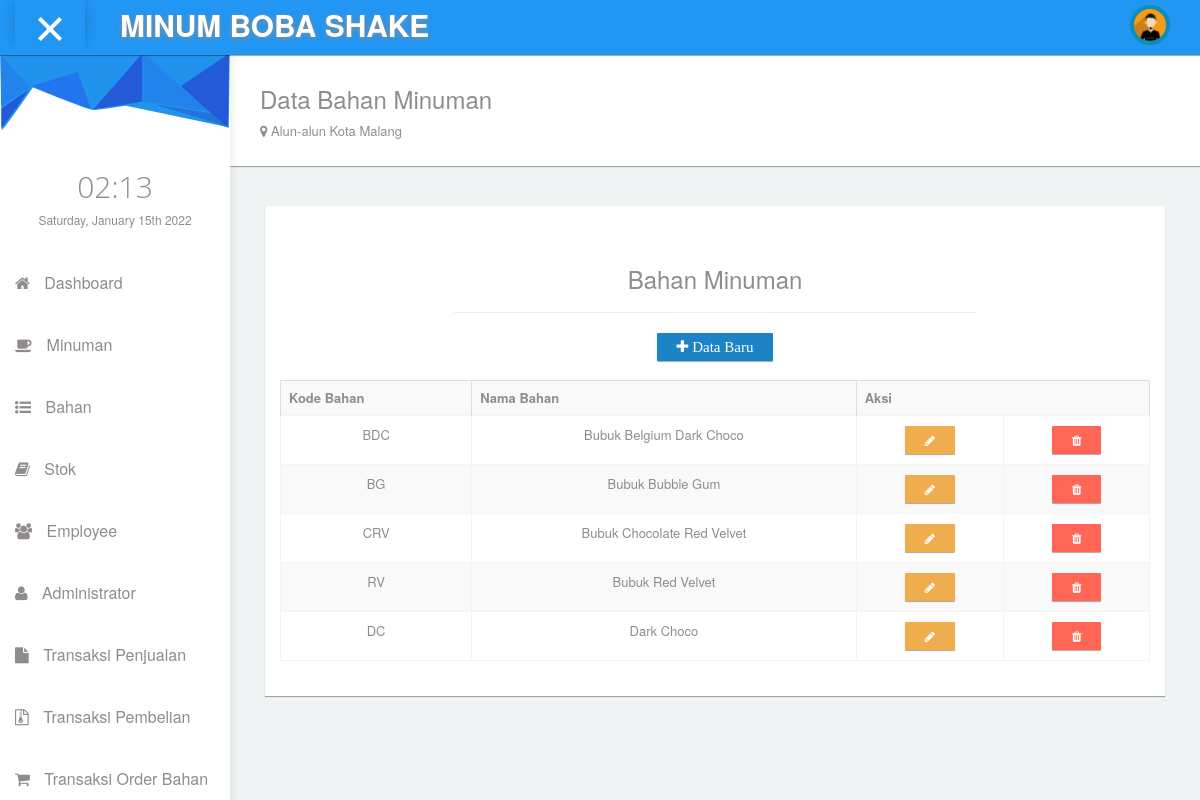
The page /adm_bahan.php on the database its author committed.
### tables this page shows
CREATE TABLE `bahan` (
  `kode_bahan` varchar(10) NOT NULL,
  `nama_bahan` varchar(50) NOT NULL
);

### adm_bahan.php (the view, shortened to what this page needs)
<!DOCTYPE html>
<html lang="en">
<head>
    <link rel="stylesheet" type="text/css" href="asset/css/bootstrap.min.css">
      <link rel="stylesheet" type="text/css" href="asset/css/plugins/font-awesome.min.css"/>
      <link rel="stylesheet" type="text/css" href="asset/css/plugins/simple-line-icons.css"/>
      <link rel="stylesheet" type="text/css" href="asset/css/plugins/animate.min.css"/>
      <link rel="stylesheet" type="text/css" href="asset/css/plugins/fullcalendar.min.css"/>
  <link href="asset/css/style.css" rel="stylesheet">
  </head>
 <body id="mimin" class="dashboard">
        <nav class="navbar navbar-default header navbar-fixed-top">
          <div class="col-md-12 nav-wrapper">
            <div class="navbar-header" style="width:100%;">
              <div class="opener-left-menu is-open">
                <span class="bottom"></span>
              </div>
                <a href="index.html" class="navbar-brand">
                 <b>MINUM BOBA SHAKE</b>
                </a>
              <ul class="nav navbar-nav navbar-right user-nav">
                <li class="user-name"><span><?php echo $_SESSION['nama_user'];?></span></li>
                  <li class="dropdown avatar-dropdown">
                   <img src="asset/img/avatar.jpg" class="img-circle avatar" alt="user name" data-toggle="dropdown" aria-haspopup="true" aria-expanded="true"/>
                </li>
                <li ><a href="#"></a></li>
              </ul>
            </div>
          </div>
        </nav>
      <div class="container-fluid mimin-wrapper">
             <div id="left-menu">
              <div class="sub-left-menu scroll">
                <ul class="nav nav-list">
                    <li><div class="left-bg"></div></li>
                    <li class="time">
                      <h1 class="animated fadeInLeft">21:00</h1>
                      <p class="animated fadeInRight">Sat,October 1st 2029</p>
                    </li>
                     <li><a href="adm_dash.php" class="tree-toggle nav-header"><span class="fa-home fa"></span> Dashboard</a></li>
                     <li><a href="adm_minum.php"><span class="fa-coffee fa"></span> Minuman</a></li>
                    <li><a href="adm_bahan.php"><span class="fa-list-ul fa"></span> Bahan</a></li>
                    <li><a href="adm_stok.php"><span class="fa-book fa"></span> Stok</a></li>
                    <li><a href="adm_user.php"><span class="fa-users fa"></span> Employee</a></li>
                    <li><a href="adm_adm.php"><span class="fa-user fa"></span> Administrator</a></li>
                    <li><a href="adm_jual.php"><span class="fa-file fa"></span> Transaksi Penjualan</a></li>
                    <li><a href="adm_beli.php"><span class="fa-file-archive-o fa"></span> Transaksi Pembelian</a></li>
                    <li><a href="adm_orderan.php"><span class="fa-shopping-cart fa"></span> Transaksi Order Bahan</a></li>
                  </ul>
                </div>
            </div>
            <div id="content">
                <div class="panel">
                  <div class="panel-body">
                      <div class="col-md-6 col-sm-12">
                        <h3 class="animated fadeInLeft">Data Bahan Minuman</h3>
                        <p class="animated fadeInDown"><span class="fa  fa-map-marker"></span> Alun-alun Kota Malang</p>
                    </div>
                  </div>
                </div>
                <div class="col-md-12" style="padding:20px;">
                    <div class="col-md-12 padding-0">
                        <div class="col-md-12 padding-0">
                            <div class="col-md-12 padding-0">
                                <div class="col-md-12">
                                    <div class="panel box-v1">
                                      <div class="panel-body text-center">
                                        <h3>Bahan Minuman</h3>
                                        <hr/>
                                        <center><a href="adm_c_bahan.php" class="btn btn-primary btn-sm"><span class="fa fa-plus" style="font-size: 15px;">  Data Baru</span></a></center>
                                        <br>
                                        <table class="table table-bordered table-striped">
                                          <tr>
                                            <th>Kode Bahan</th>
                                            <th>Nama Bahan</th>
                                            <th colspan="2">Aksi</th>
                                          </tr>
                                          <?php
                                            include 'koneksi.php';
                                            $data = mysqli_query($konek, "SELECT * from bahan order by nama_bahan asc");
                                            while ($d = mysqli_fetch_array($data)) {
                                          ?>
                                            <tr>
                                              <td><?php echo $d['kode_bahan']; ?></td>
                                              <td><?php echo $d['nama_bahan']; ?></td>
                                              <td>
                                              <a href="adm_ub_bahan.php?kode_bahan=<?php echo $d['kode_bahan']; ?>" class="btn btn-warning btn-sm"><span class="fa fa-pencil"></span></a>
                                              </td>
                                              <td>
                                              <a href="adm_h_bahan.php?kode_bahan=<?php echo $d['kode_bahan']; ?>" onclick="return confirm('Apakah anda yakin?')" class="btn btn-danger btn-sm"><span class="fa fa-trash"></span></a>
                                              </td>
                                            </tr>
                                            <?php
                                            }
                                            ?>
                                        </table>
                                      </div>
                                    </div>
                                </div>
                            </div>
                        </div>
                    </div>
              </div>
      </div>
  </body>
</html>

### rows shown on the page
bahan: kode_bahan "BDC", nama_bahan "Bubuk Belgium Dark Choco"
bahan: kode_bahan "BG", nama_bahan "Bubuk Bubble Gum"
bahan: kode_bahan "CRV", nama_bahan "Bubuk Chocolate Red Velvet"
bahan: kode_bahan "RV", nama_bahan "Bubuk Red Velvet"
bahan: kode_bahan "DC", nama_bahan "Dark Choco"
